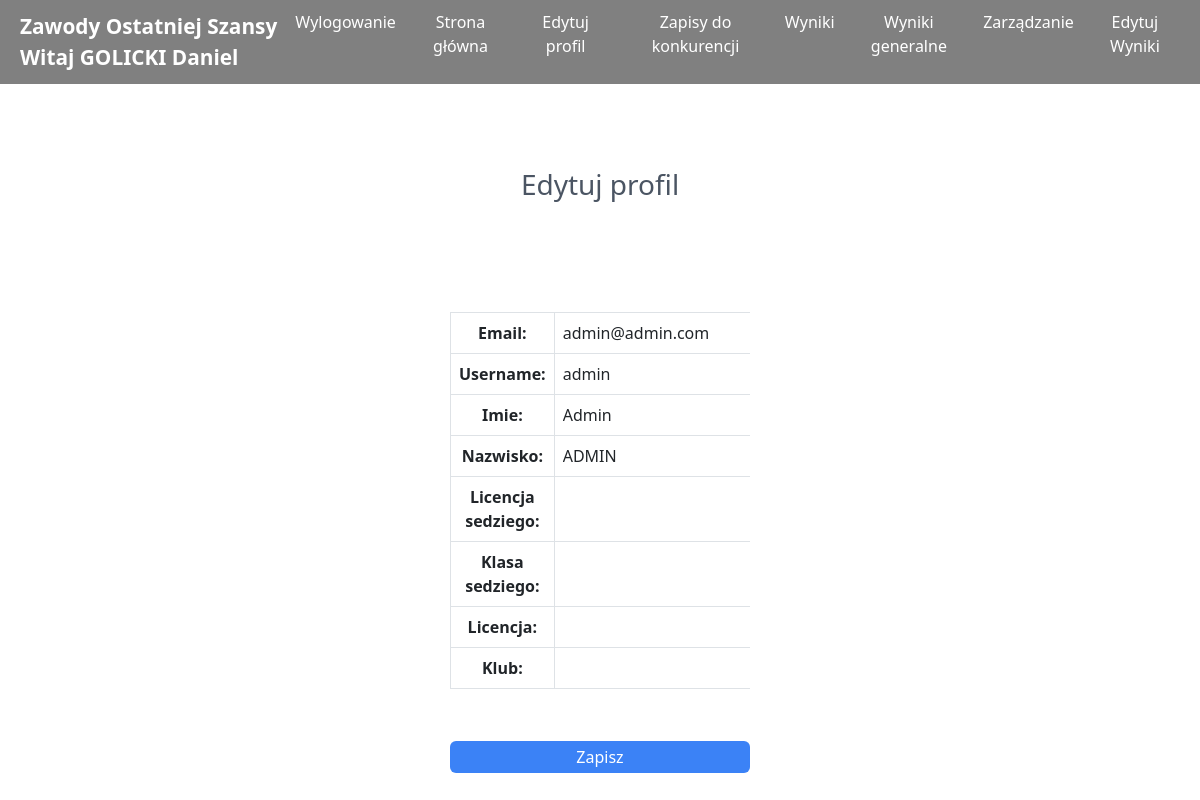
The page /1/sedzia_edit/37/ (signed in) on the database its author committed.
### zawody/models.py (models this page shows)
class Turniej(models.Model):
	nazwa = models.CharField(max_length=30)
	rejestracja = models.BooleanField(default=True, verbose_name='Rejestracja')
	klasyfikacja_generalna = models.BooleanField(default=True, verbose_name='Klasyfikacja generalna')
	turniej_archiwalny = models.BooleanField(default=False, verbose_name='Turniej archiwalny')
	wyniki_widoczne = models.BooleanField(default=True, verbose_name='Pokaż wyniki')
	turniej_druzynowy = models.BooleanField(default=False, verbose_name='Turniej drużynowy')
	wyniki_generalne_widoczne = models.BooleanField(default=True, verbose_name='Pokaż wyniki generalne')
	def __str__(self):
		return self.nazwa

### account/models.py (models this page shows, shortened)
class Account(AbstractBaseUser):
	email 					= models.EmailField(verbose_name="email", max_length=60, unique=True, null=False)
	username 				= models.CharField(max_length=30, unique=True)
	imie					=models.TextField(max_length=60, null=False)
	nazwisko				=models.TextField(max_length=60, null=False)
	licencja				=models.TextField(max_length=60, verbose_name='Numer licencji', blank=True, null=True)
	licencja_sedziego		=models.TextField(max_length=60, verbose_name='Numer licencji sędziego', blank=True, null=True)
	klub					=models.TextField(max_length=60,  blank=True, null=True)
	klasa_sedziego			=models.TextField(max_length=60, verbose_name='Klasa sędziego', blank=True, null=True)
	date_joined				= models.DateTimeField(verbose_name='date joined', auto_now_add=True)
	last_login				= models.DateTimeField(verbose_name='last login', auto_now=True)
	is_admin				= models.BooleanField(default=False)
	is_active				= models.BooleanField(default=True)
	is_staff				= models.BooleanField(default=False)
	is_superuser			= models.BooleanField(default=False)
	is_sedzia				= models.BooleanField(default=False)
	rts						= models.BooleanField(default=False)
	rodo_accepted			= models.BooleanField(default=False)
	USERNAME_FIELD = 'email'
	REQUIRED_FIELDS = ['username',]
	objects = MyAccountManager();
	def __str__(self):
		return (self.nazwisko+' '+self.imie)

### account/views.py (the view, shortened to what this page needs)
# urls.py: path('<int:pk>/sedzia_edit/<int:pk_turniej>/', SedziaUpdateView.as_view(), name="sedzia_edit"),
class SedziaUpdateView(LoginRequiredMixin, UpdateView):
	login_url = 'start'
	template_name = "account/account_update.html"
	form_class = SedziaModelForm
	def get_context_data(self, **kwargs):
		context = super().get_context_data(**kwargs)
		context['pk'] = self.kwargs['pk_turniej']
		context['nazwa_turnieju'] = nazwa_turnieju(self.kwargs['pk_turniej'])
		return context
	def get_queryset(self):
		return Account.objects.all()
	def dispatch(self, request, *args, **kwargs):
		try:
			if request.user.rts or request.user.is_sedzia:
				return super(SedziaUpdateView, self).dispatch(request, *args, **kwargs)
			else:
				return redirect('not_authorized')
		except:
			return redirect('not_authorized')

### account/forms.py (shortened to what this page needs)
class SedziaModelForm(forms.ModelForm):
	imie	 = forms.CharField(widget=forms.TextInput())
	nazwisko = forms.CharField(widget=forms.TextInput())
	licencja_sedziego = forms.CharField(required=False,widget=forms.TextInput())
	klasa_sedziego	 = forms.CharField(required=False,widget=forms.TextInput())
	licencja	 = forms.CharField(required=False,widget=forms.TextInput())
	klub	 = forms.CharField(required=False,widget=forms.TextInput())
	class Meta:
		model = Account
		fields = (
			'email',
			'username',
			'imie',
			'nazwisko',
			'licencja_sedziego',
			'klasa_sedziego',
			'licencja',
			'klub',
			)

### account/views.py (called while the page is built)
def nazwa_turnieju(arg):
	nazwa = Turniej.objects.filter(id=arg)
	print(f'nazwa {nazwa[0].wyniki_widoczne}')
	return nazwa

### account/templates/account/account_update.html (shortened to what this page needs)
{% extends "base.html" %}
{% block content %}
{% load tailwind_filters %}
<section class="text-gray-600 body-font overflow-hidden">
  <div class="container px-5 py-4 mx-auto">
  	<div class="row justify-content-center">
  		<div class="col-auto">
		    <div class="d-flex justify-content-center pt-5 pb-5">
		      <h3>Edytuj profil</h3>
		    </div>
  			<div class="table-responsive">
					<form method="post">
						<table class="table table-hover table-responsive table-bordered mx-auto w-auto align-middle md:text-center table-condensed my-1">
							{{form.as_table}}
						</table>
						<button type="submit" class="mt-5 w-full text-white bg-blue-500 hover:bg-blue-600 px-3 py-1 rounded-md">Zapisz</button>
					</form>
				</div>
			</div>
		</div>
  </div>
</section>
{% endblock content %}

### templates/base.html (shortened to what this page needs)
{% load static %}
<!DOCTYPE html>
<html>
	<head>
        <link href="{% static 'css/static.css' %}" rel="stylesheet" type="text/css">
	    <link href="https://unpkg.com/tailwindcss@^2/dist/tailwind.min.css" rel="stylesheet">
	    <link href="https://cdn.jsdelivr.net/npm/bootstrap@5.0.0-beta2/dist/css/bootstrap.min.css" rel="stylesheet">
	</head>
	<body>
	<header>
		<a href="#" class="logo">
				<span>
					{{nazwa_turnieju.0}}
					<br>
			{% if request.user.is_authenticated %}
					Witaj {{request.user}}
			{% endif %}
				</span>
		</a>
		<ul class="navigation">
			{% if request.user.is_authenticated %}
				<li><a href="{% url 'logout' pk=pk %}" onclick="toggleMenu();">Wylogowanie</a></li>
				{% if request.user.rodo_accepted %}
					<li><a href="{% url 'start' %}" onclick="toggleMenu();">Strona główna</a></li>
					{% if request.user.is_admin or request.user.is_sedzia %}
	    				<li><a href="{% url 'sedzia_edit' pk=user.id pk_turniej=pk%}" onclick="toggleMenu();">Edytuj profil</a></li>
	    			{% else %}
	    				<li><a href="{% url 'account_edit_personal' pk=user.id pk_turniej=pk%}" onclick="toggleMenu();">Edytuj profil</a></li>
	    			{% endif %}
					<li><a href="{% url 'rejestracja_choose' pk=pk %}" onclick="toggleMenu();">Zapisy do konkurencji</a></li>
					{% if user.is_superuser or user.rts or nazwa_turnieju.0.wyniki_widoczne %}
						<li><a href="{% url 'wyniki' pk=pk %}" onclick="toggleMenu();">Wyniki</a></li>
					{% endif %}
					{% if user.is_superuser or user.rts or nazwa_turnieju.0.wyniki_generalne_widoczne%}
						<li><a href="{% url 'wyniki_general' pk=pk %}" onclick="toggleMenu();">Wyniki generalne</a></li>
					{% endif %}
					{% if user.is_superuser or user.rts %}
						<li><a href="{% url 'zarzadzanie' pk=pk %}" onclick="toggleMenu();">Zarządzanie</a></li>
					{% endif %}
					{% if request.user.is_sedzia %}
						<li><a href="{% url 'wyniki_edycja' pk=pk %}" onclick="toggleMenu();">Edytuj Wyniki</a></li>
					{% endif%}
				{% endif %}
			{% endif %}
		</ul>
	</header>
		<div class="container p-0 pt-5 mt-5">
		{% block content %}
		{% endblock content %}
	</div>
	</body>
</html>

### static/css/static.css (style rules this page uses)
header { position: fixed; top: 0; left: 0; width: 100%; padding: 10px 20px; z-index: 10000; display: flex; justify-content: space-between; align-items: center; transition: 0.5s; background-color: grey; }
header .logo { color: #fff; font-weight: 700; font-size: 1.5em; text-decoration: none; }
header .logo span { color: white; white-space: nowrap; }
header .navigation { position: relative; display: flex; }
header .navigation li { list-style: none; margin-left: 30px; text-align: center; }
header .navigation li a { text-decoration: none; color: #fff; font-weight: 300; transition: transform 2s ease-in-out; }
form { width: 300px; margin: 0 auto; text-align: center; padding-top: 50px; }
@media (max-width: 1300px) { header .navigation { padding-left: 2px; } }
@media (max-width: 1300px) { header .navigation li { margin-left: 16px; } }
@media (max-width: 1300px) { header .logo { color: #fff; font-weight: 700; font-size: 1.3em; text-decoration: none; } }

### rows shown on the page
Turniej: nazwa "Zawody Ostatniej Szansy"
Account: user "GOLICKI Daniel"
Account: email "admin@admin.com", username "admin", imie "Admin", nazwisko "ADMIN"
